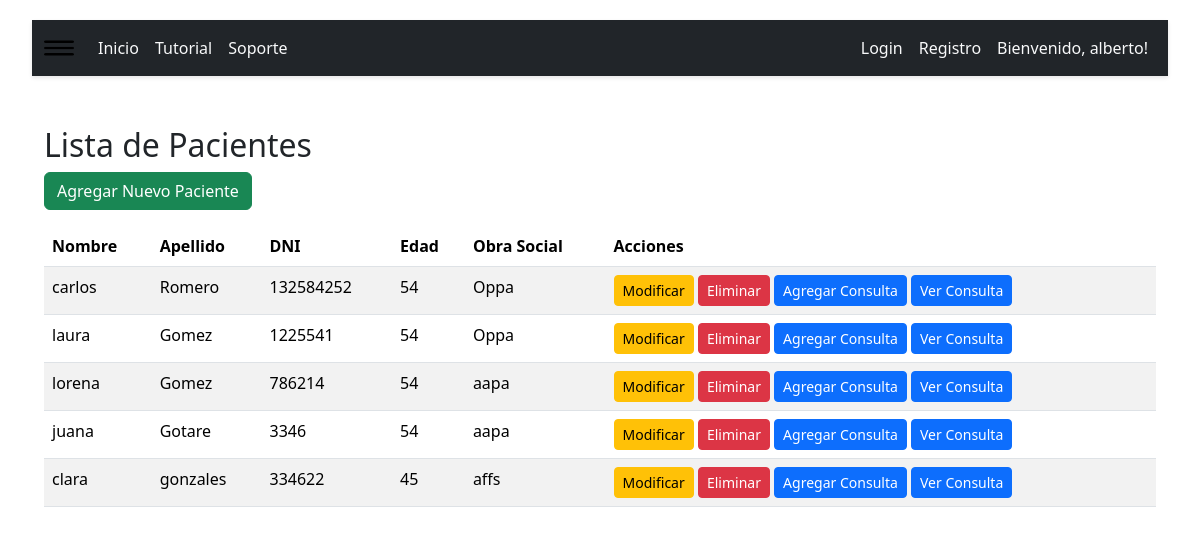
Page /lista_pacientes/ (signed in) on the committed database.
### GestionPacientes/models.py (models this page shows, shortened)
class Paciente(models.Model):
    usuario = models.ForeignKey(User, on_delete=models.CASCADE, related_name='pacientes')
    nombre = models.CharField(max_length=100)
    apellido = models.CharField(max_length=100)
    dni = models.CharField(max_length=100, unique=True)  # DNI único por paciente
    edad = models.PositiveIntegerField()
    obra_social = models.CharField(max_length=100, blank=True, null=True)

### GestionPacientes/views.py (the view)
# urls.py: path('lista_pacientes/', lista_pacientes,  name='lista_pacientes'),
@login_required
def lista_pacientes(request):
    pacientes = Paciente.objects.filter(usuario=request.user)
    return render(request, 'lista_pacientes.html', {
        'pacientes': pacientes,
    })

### GestionPacientes/templates/lista_pacientes.html
{% extends 'home.html' %}
{% block content %}
<div class="container mt-5">
    <h2>Lista de Pacientes</h2>
    <a href="{% url 'subir_paciente' %}" class="btn btn-success mb-3">Agregar Nuevo Paciente</a>
    <table class="table table-striped">
        <thead>
            <tr>
                <th>Nombre</th>
                <th>Apellido</th>
                <th>DNI</th>
                <th>Edad</th>
                <th>Obra Social</th>
                <th>Acciones</th>
            </tr>
        </thead>
        <tbody>
            {% for paciente in pacientes %}
            <tr>
                <td>{{ paciente.nombre }}</td>
                <td>{{ paciente.apellido }}</td>
                <td>{{ paciente.dni }}</td>
                <td>{{ paciente.edad }}</td>
                <td>{{ paciente.obra_social|default:"-" }}</td>
                <td>
                    <a href="{% url 'modificar_paciente' paciente.id %}" class="btn btn-warning btn-sm">Modificar</a>
                    <a href="" class="btn btn-danger btn-sm">Eliminar</a>
                    <a href="{% url 'agregar_consulta' paciente.id %}" class="btn btn-primary btn-sm">Agregar Consulta</a>
                    <a href="{% url 'lista_consultas' paciente.id %}" class="btn btn-primary btn-sm">Ver Consulta</a>
                </td>
            </tr>
            {% empty %}
            <tr>
                <td colspan="6" class="text-center">No hay pacientes registrados.</td>
            </tr>
            {% endfor %}
        </tbody>
    </table>
</div>
{% endblock %}

### GestionPacientes/templates/home.html (shortened to what this page needs)
<!DOCTYPE html>
<html lang="es">
<head>
    <link href="https://cdn.jsdelivr.net/npm/bootstrap@5.3.0/dist/css/bootstrap.min.css" rel="stylesheet">
    <link href="https://cdn.jsdelivr.net/npm/bootstrap@5.3.3/dist/css/bootstrap.min.css" rel="stylesheet">
{% load static %}
<link rel="stylesheet" type="text/css" href="{% static 'css/bootstrap.min.css' %}">
</head>
{% load static %}
<body>
<div class="container-fluid">
    <div class="content">
        <nav class="navbar navbar-expand-lg  bg-dark text-light  ">
          <div class="container-fluid ">
            <img class="navbar-brand" src="{% static 'images/menu.png' %}" type="button" class="img-fluid p-1 mt-5 rounded " alt="..." width="30" height="30" data-bs-toggle="offcanvas" data-bs-target="#offcanvasWithBothOptions">
            <div class="collapse navbar-collapse" id="navbarNav">
                <ul class="navbar-nav">
                    <li class="nav-item "><a class="nav-link text-light" href="{% url 'home' %}">Inicio</a></li>
                    <li class="nav-item"><a class="nav-link text-light" href="#">Tutorial</a></li>
                    <li class="nav-item"><a class="nav-link text-light" href="">Soporte</a></li>
                    </ul>
                <ul class="navbar-nav ms-auto">
                    <li class="nav-item "><a class="nav-link text-light" href="{% url 'account_login' %}">Login</a></li>
                    <li class="nav-item "><a class="nav-link text-light" href="{% url 'account_signup' %}">Registro</a></li>
                    <li class="nav-item "><a class="nav-link text-light" href="#">Bienvenido, {{ user.username }}!</a></li>
                </ul>
            </div>
        </div>
          </nav>
        <div style="margin-top: 50px;">
            {%block content%}
            {%endblock %}
        </div>
    </div>
</div>
</body>
</html>

### GestionPacientes/templates/home.html (style rules this page uses)
body { display: flex; }
.content { flex-grow: 1; background-color: white; min-height: 100vh; padding: 20px; }
.navbar { position: fixed; width: 100%; top: 0; right: 0; background-color: white; padding: 10px; box-shadow: 0 2px 4px rgba(0, 0, 0, 0.1); }

### rows in the picture
Paciente: nombre "carlos", apellido "Romero", dni "132584252", edad "54", obra_social "Oppa"
Paciente: nombre "laura", apellido "Gomez", dni "1225541", edad "54", obra_social "Oppa"
Paciente: nombre "lorena", apellido "Gomez", dni "786214", edad "54", obra_social "aapa"
Paciente: nombre "juana", apellido "Gotare", dni "3346", edad "54", obra_social "aapa"
Paciente: nombre "clara", apellido "gonzales", dni "334622", edad "45", obra_social "affs"

### other values in the picture
{{ user.username }} "alberto"
